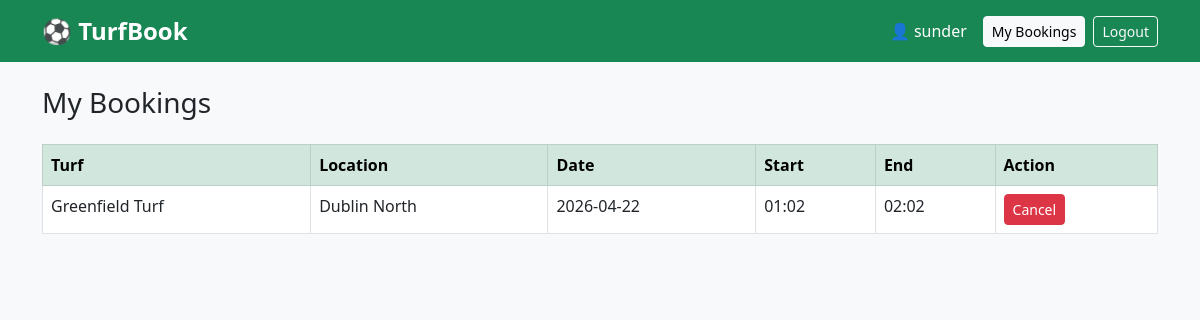
/dashboard (signed in), run on the app's committed database.
### tables this page shows
CREATE TABLE bookings (
            id INTEGER PRIMARY KEY AUTOINCREMENT,
            user_id INTEGER,
            turf_id INTEGER,
            date TEXT NOT NULL,
            start_time TEXT NOT NULL,
            end_time TEXT NOT NULL,
            FOREIGN KEY(user_id) REFERENCES users(id),
            FOREIGN KEY(turf_id) REFERENCES turfs(id)
        );

CREATE TABLE turfs (
            id INTEGER PRIMARY KEY AUTOINCREMENT,
            name TEXT NOT NULL,
            location TEXT NOT NULL,
            price_per_hour REAL NOT NULL,
            available INTEGER DEFAULT 1
        );

### app.py (the view)
@app.route('/dashboard')
def dashboard():
    if 'user_id' not in session:
        return redirect('/login')
    db = get_db()
    bookings = db.execute('''
        SELECT b.*, t.name, t.location FROM bookings b
        JOIN turfs t ON b.turf_id = t.id
        WHERE b.user_id = ?
    ''', (session['user_id'],)).fetchall()
    db.close()
    return render_template('dashboard.html', bookings=bookings)

### database.py (called while the page is built)
def get_db():
    conn = sqlite3.connect('turf.db')
    conn.row_factory = sqlite3.Row
    return conn

### templates/dashboard.html
{% extends 'base.html' %}
{% block content %}
<h3 class="mb-4">My Bookings</h3>
{% if bookings %}
<table class="table table-bordered table-hover">
    <thead class="table-success">
        <tr>
            <th>Turf</th><th>Location</th><th>Date</th>
            <th>Start</th><th>End</th><th>Action</th>
        </tr>
    </thead>
    <tbody>
    {% for b in bookings %}
    <tr>
        <td>{{ b.name }}</td>
        <td>{{ b.location }}</td>
        <td>{{ b.date }}</td>
        <td>{{ b.start_time }}</td>
        <td>{{ b.end_time }}</td>
        <td><a href="/cancel/{{ b.id }}" class="btn btn-danger btn-sm"
               onclick="return confirm('Cancel this booking?')">Cancel</a></td>
    </tr>
    {% endfor %}
    </tbody>
</table>
{% else %}
<div class="alert alert-info">No bookings yet. <a href="/">Browse turfs</a></div>
{% endif %}
{% endblock %}

### data on the page
bookings: name "Greenfield Turf", location "Dublin North", date "2026-04-22", start_time "01:02", end_time "02:02"

### other printed values
{{ session.username }} "sunder"
